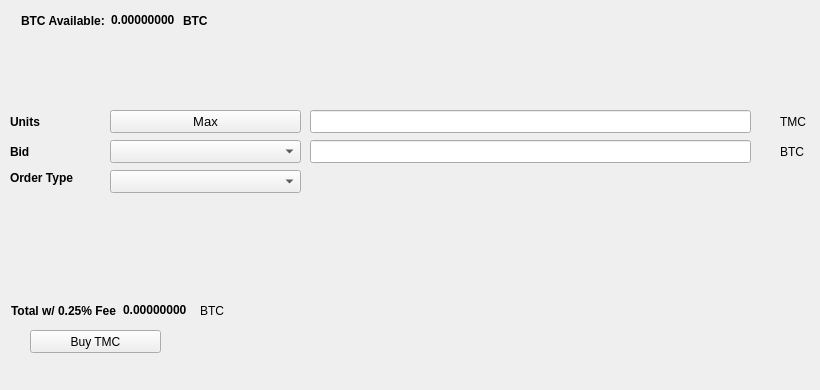
   <widget class="QWidget" name="BuyTab">
    <attribute name="title">
     <string>Buy</string>
    </attribute>
    <widget class="QPushButton" name="BuyTMC">
     <property name="geometry">
      <rect>
       <x>30</x>
       <y>330</y>
       <width>131</width>
       <height>23</height>
      </rect>
     </property>
     <property name="text">
      <string>Buy TMC</string>
     </property>
     <property name="icon">
      <iconset resource="../timicoin.qrc">
       <normaloff>:/icons/bitcoin</normaloff>:/icons/bitcoin</iconset>
     </property>
    </widget>
    <widget class="QLabel" name="label_3">
     <property name="geometry">
      <rect>
       <x>10</x>
       <y>110</y>
       <width>46</width>
       <height>23</height>
      </rect>
     </property>
     <property name="font">
      <font>
       <weight>75</weight>
       <bold>true</bold>
      </font>
     </property>
     <property name="text">
      <string>Units</string>
     </property>
    </widget>
    <widget class="QLineEdit" name="UnitsInput">
     <property name="geometry">
      <rect>
       <x>310</x>
       <y>110</y>
       <width>441</width>
       <height>23</height>
      </rect>
     </property>
     <property name="font">
      <font>
       <pointsize>9</pointsize>
       <weight>75</weight>
       <bold>true</bold>
      </font>
     </property>
    </widget>
    <widget class="QLineEdit" name="BuyBidPriceEdit">
     <property name="geometry">
      <rect>
       <x>310</x>
       <y>140</y>
       <width>441</width>
       <height>23</height>
      </rect>
     </property>
     <property name="font">
      <font>
       <pointsize>9</pointsize>
       <weight>75</weight>
       <bold>true</bold>
      </font>
     </property>
    </widget>
    <widget class="QLabel" name="label_4">
     <property name="geometry">
      <rect>
       <x>780</x>
       <y>110</y>
       <width>31</width>
       <height>23</height>
      </rect>
     </property>
     <property name="text">
      <string>TMC</string>
     </property>
    </widget>
    <widget class="QLabel" name="label_5">
     <property name="geometry">
      <rect>
       <x>780</x>
       <y>140</y>
       <width>31</width>
       <height>23</height>
      </rect>
     </property>
     <property name="text">
      <string>BTC</string>
     </property>
    </widget>
    <widget class="QLabel" name="label_6">
     <property name="geometry">
      <rect>
       <x>10</x>
       <y>140</y>
       <width>46</width>
       <height>23</height>
      </rect>
     </property>
     <property name="font">
      <font>
       <weight>75</weight>
       <bold>true</bold>
      </font>
     </property>
     <property name="text">
      <string>Bid</string>
     </property>
    </widget>
    <widget class="QLabel" name="label_7">
     <property name="geometry">
      <rect>
       <x>10</x>
       <y>170</y>
       <width>91</width>
       <height>16</height>
      </rect>
     </property>
     <property name="font">
      <font>
       <weight>75</weight>
       <bold>true</bold>
      </font>
     </property>
     <property name="text">
      <string>Order Type</string>
     </property>
    </widget>
    <widget class="QPushButton" name="Buy_Max_Amount">
     <property name="geometry">
      <rect>
       <x>110</x>
       <y>110</y>
       <width>191</width>
       <height>23</height>
      </rect>
     </property>
     <property name="font">
      <font>
       <pointsize>10</pointsize>
      </font>
     </property>
     <property name="text">
      <string>Max</string>
     </property>
    </widget>
    <widget class="QComboBox" name="BuyBidcomboBox">
     <property name="geometry">
      <rect>
       <x>110</x>
       <y>140</y>
       <width>191</width>
       <height>23</height>
      </rect>
     </property>
     <property name="font">
      <font>
       <pointsize>10</pointsize>
      </font>
     </property>
    </widget>
    <widget class="QComboBox" name="buyOrdertypeCombo">
     <property name="geometry">
      <rect>
       <x>110</x>
       <y>170</y>
       <width>191</width>
       <height>23</height>
      </rect>
     </property>
     <property name="font">
      <font>
       <pointsize>10</pointsize>
      </font>
     </property>
    </widget>
    <widget class="QWidget" name="layoutWidget1">
     <property name="geometry">
      <rect>
       <x>21</x>
       <y>11</y>
       <width>227</width>
       <height>19</height>
      </rect>
     </property>
     <layout class="QHBoxLayout" name="horizontalLayout_3">
      <item>
       <widget class="QLabel" name="label232">
        <property name="font">
         <font>
          <weight>75</weight>
          <bold>true</bold>
         </font>
        </property>
        <property name="text">
         <string>BTC Available:</string>
        </property>
       </widget>
      </item>
      <item>
       <widget class="QLabel" name="BtcAvailableLbl">
        <property name="palette">
         <palette>
          <active>
           <colorrole role="WindowText">
            <brush brushstyle="SolidPattern">
             <color alpha="255">
              <red>0</red>
              <green>0</green>
              <blue>0</blue>
             </color>
            </brush>
           </colorrole>
           <colorrole role="Button">
            <brush brushstyle="SolidPattern">
             <color alpha="255">
              <red>0</red>
              <green>170</green>
              <blue>0</blue>
             </color>
            </brush>
           </colorrole>
           <colorrole role="Light">
            <brush brushstyle="SolidPattern">
             <color alpha="255">
              <red>0</red>
              <green>255</green>
              <blue>0</blue>
             </color>
            </brush>
           </colorrole>
           <colorrole role="Midlight">
            <brush brushstyle="SolidPattern">
             <color alpha="255">
              <red>0</red>
              <green>212</green>
              <blue>0</blue>
             </color>
            </brush>
           </colorrole>
           <colorrole role="Dark">
            <brush brushstyle="SolidPattern">
             <color alpha="255">
              <red>0</red>
              <green>85</green>
              <blue>0</blue>
             </color>
            </brush>
           </colorrole>
           <colorrole role="Mid">
            <brush brushstyle="SolidPattern">
             <color alpha="255">
              <red>0</red>
              <green>113</green>
              <blue>0</blue>
             </color>
            </brush>
           </colorrole>
           <colorrole role="Text">
            <brush brushstyle="SolidPattern">
             <color alpha="255">
              <red>0</red>
              <green>170</green>
              <blue>0</blue>
             </color>
            </brush>
           </colorrole>
           <colorrole role="BrightText">
            <brush brushstyle="SolidPattern">
             <color alpha="255">
              <red>255</red>
              <green>255</green>
              <blue>255</blue>
             </color>
            </brush>
           </colorrole>
           <colorrole role="ButtonText">
            <brush brushstyle="SolidPattern">
             <color alpha="255">
              <red>0</red>
              <green>0</green>
              <blue>0</blue>
             </color>
            </brush>
           </colorrole>
           <colorrole role="Base">
            <brush brushstyle="SolidPattern">
             <color alpha="255">
              <red>255</red>
              <green>255</green>
              <blue>255</blue>
             </color>
            </brush>
           </colorrole>
           <colorrole role="Window">
            <brush brushstyle="SolidPattern">
             <color alpha="255">
              <red>0</red>
              <green>170</green>
              <blue>0</blue>
             </color>
            </brush>
           </colorrole>
           <colorrole role="Shadow">
            <brush brushstyle="SolidPattern">
             <color alpha="255">
              <red>0</red>
              <green>0</green>
              <blue>0</blue>
             </color>
            </brush>
           </colorrole>
           <colorrole role="AlternateBase">
            <brush brushstyle="SolidPattern">
             <color alpha="255">
              <red>127</red>
              <green>212</green>
              <blue>127</blue>
             </color>
            </brush>
           </colorrole>
           <colorrole role="ToolTipBase">
            <brush brushstyle="SolidPattern">
             <color alpha="255">
              <red>255</red>
              <green>255</green>
              <blue>220</blue>
             </color>
            </brush>
           </colorrole>
           <colorrole role="ToolTipText">
            <brush brushstyle="SolidPattern">
             <color alpha="255">
              <red>0</red>
              <green>0</green>
              <blue>0</blue>
             </color>
            </brush>
           </colorrole>
          </active>
          <inactive>
           <colorrole role="WindowText">
            <brush brushstyle="SolidPattern">
             <color alpha="255">
              <red>0</red>
              <green>0</green>
              <blue>0</blue>
             </color>
            </brush>
           </colorrole>
           <colorrole role="Button">
            <brush brushstyle="SolidPattern">
             <color alpha="255">
              <red>0</red>
              <green>170</green>
              <blue>0</blue>
             </color>
            </brush>
           </colorrole>
           <colorrole role="Light">
            <brush brushstyle="SolidPattern">
             <color alpha="255">
              <red>0</red>
              <green>255</green>
              <blue>0</blue>
             </color>
            </brush>
           </colorrole>
           <colorrole role="Midlight">
            <brush brushstyle="SolidPattern">
             <color alpha="255">
              <red>0</red>
              <green>212</green>
              <blue>0</blue>
             </color>
            </brush>
           </colorrole>
           <colorrole role="Dark">
            <brush brushstyle="SolidPattern">
             <color alpha="255">
              <red>0</red>
              <green>85</green>
              <blue>0</blue>
             </color>
            </brush>
           </colorrole>
           <colorrole role="Mid">
            <brush brushstyle="SolidPattern">
             <color alpha="255">
              <red>0</red>
              <green>113</green>
              <blue>0</blue>
             </color>
            </brush>
           </colorrole>
           <colorrole role="Text">
            <brush brushstyle="SolidPattern">
             <color alpha="255">
              <red>0</red>
              <green>170</green>
              <blue>0</blue>
             </color>
            </brush>
           </colorrole>
           <colorrole role="BrightText">
            <brush brushstyle="SolidPattern">
             <color alpha="255">
              <red>255</red>
              <green>255</green>
              <blue>255</blue>
             </color>
            </brush>
           </colorrole>
           <colorrole role="ButtonText">
            <brush brushstyle="SolidPattern">
             <color alpha="255">
              <red>0</red>
              <green>0</green>
              <blue>0</blue>
             </color>
            </brush>
           </colorrole>
           <colorrole role="Base">
            <brush brushstyle="SolidPattern">
             <color alpha="255">
              <red>255</red>
              <green>255</green>
              <blue>255</blue>
             </color>
            </brush>
           </colorrole>
           <colorrole role="Window">
            <brush brushstyle="SolidPattern">
             <color alpha="255">
              <red>0</red>
              <green>170</green>
              <blue>0</blue>
             </color>
            </brush>
           </colorrole>
           <colorrole role="Shadow">
            <brush brushstyle="SolidPattern">
             <color alpha="255">
              <red>0</red>
              <green>0</green>
              <blue>0</blue>
             </color>
            </brush>
           </colorrole>
           <colorrole role="AlternateBase">
            <brush brushstyle="SolidPattern">
             <color alpha="255">
              <red>127</red>
              <green>212</green>
              <blue>127</blue>
             </color>
            </brush>
           </colorrole>
           <colorrole role="ToolTipBase">
            <brush brushstyle="SolidPattern">
             <color alpha="255">
              <red>255</red>
              <green>255</green>
              <blue>220</blue>
             </color>
            </brush>
           </colorrole>
           <colorrole role="ToolTipText">
            <brush brushstyle="SolidPattern">
             <color alpha="255">
              <red>0</red>
              <green>0</green>
              <blue>0</blue>
             </color>
            </brush>
           </colorrole>
          </inactive>
          <disabled>
           <colorrole role="WindowText">
            <brush brushstyle="SolidPattern">
             <color alpha="255">
              <red>0</red>
              <green>85</green>
              <blue>0</blue>
             </color>
            </brush>
           </colorrole>
           <colorrole role="Button">
            <brush brushstyle="SolidPattern">
             <color alpha="255">
              <red>0</red>
              <green>170</green>
              <blue>0</blue>
             </color>
            </brush>
           </colorrole>
           <colorrole role="Light">
            <brush brushstyle="SolidPattern">
             <color alpha="255">
              <red>0</red>
              <green>255</green>
              <blue>0</blue>
             </color>
            </brush>
           </colorrole>
           <colorrole role="Midlight">
            <brush brushstyle="SolidPattern">
             <color alpha="255">
              <red>0</red>
              <green>212</green>
              <blue>0</blue>
             </color>
            </brush>
           </colorrole>
           <colorrole role="Dark">
            <brush brushstyle="SolidPattern">
             <color alpha="255">
              <red>0</red>
              <green>85</green>
              <blue>0</blue>
             </color>
            </brush>
           </colorrole>
           <colorrole role="Mid">
            <brush brushstyle="SolidPattern">
             <color alpha="255">
              <red>0</red>
              <green>113</green>
              <blue>0</blue>
             </color>
            </brush>
           </colorrole>
           <colorrole role="Text">
            <brush brushstyle="SolidPattern">
             <color alpha="255">
              <red>0</red>
              <green>85</green>
              <blue>0</blue>
             </color>
            </brush>
           </colorrole>
           <colorrole role="BrightText">
            <brush brushstyle="SolidPattern">
             <color alpha="255">
              <red>255</red>
              <green>255</green>
              <blue>255</blue>
             </color>
            </brush>
           </colorrole>
           <colorrole role="ButtonText">
            <brush brushstyle="SolidPattern">
             <color alpha="255">
              <red>0</red>
              <green>85</green>
              <blue>0</blue>
             </color>
            </brush>
           </colorrole>
           <colorrole role="Base">
            <brush brushstyle="SolidPattern">
             <color alpha="255">
              <red>0</red>
              <green>170</green>
              <blue>0</blue>
             </color>
            </brush>
           </colorrole>
           <colorrole role="Window">
            <brush brushstyle="SolidPattern">
             <color alpha="255">
              <red>0</red>
              <green>170</green>
              <blue>0</blue>
             </color>
            </brush>
           </colorrole>
           <colorrole role="Shadow">
            <brush brushstyle="SolidPattern">
             <color alpha="255">
              <red>0</red>
              <green>0</green>
              <blue>0</blue>
             </color>
            </brush>
           </colorrole>
           <colorrole role="AlternateBase">
            <brush brushstyle="SolidPattern">
             <color alpha="255">
              <red>0</red>
              <green>170</green>
              <blue>0</blue>
             </color>
            </brush>
           </colorrole>
           <colorrole role="ToolTipBase">
            <brush brushstyle="SolidPattern">
             <color alpha="255">
              <red>255</red>
              <green>255</green>
              <blue>220</blue>
             </color>
            </brush>
           </colorrole>
           <colorrole role="ToolTipText">
            <brush brushstyle="SolidPattern">
             <color alpha="255">
              <red>0</red>
              <green>0</green>
              <blue>0</blue>
             </color>
            </brush>
           </colorrole>
          </disabled>
         </palette>
        </property>
        <property name="font">
         <font>
          <weight>75</weight>
          <bold>true</bold>
         </font>
        </property>
        <property name="text">
         <string>0.00000000</string>
        </property>
        <property name="textInteractionFlags">
         <set>Qt::LinksAccessibleByMouse|Qt::TextSelectableByKeyboard|Qt::TextSelectableByMouse</set>
        </property>
       </widget>
      </item>
      <item>
       <widget class="QLabel" name="BtcAvailableLbl_2">
        <property name="font">
         <font>
          <weight>75</weight>
          <bold>true</bold>
         </font>
        </property>
        <property name="text">
         <string>BTC</string>
        </property>
       </widget>
      </item>
     </layout>
    </widget>
    <widget class="QWidget" name="layoutWidge2">
     <property name="geometry">
      <rect>
       <x>11</x>
       <y>301</y>
       <width>259</width>
       <height>19</height>
      </rect>
     </property>
     <layout class="QHBoxLayout" name="horizontalLayout_4">
      <item>
       <widget class="QLabel" name="label_9">
        <property name="font">
         <font>
          <weight>75</weight>
          <bold>true</bold>
         </font>
        </property>
        <property name="text">
         <string>Total w/ 0.25% Fee</string>
        </property>
       </widget>
      </item>
      <item>
       <widget class="QLabel" name="BuyCostLabel">
        <property name="palette">
         <palette>
          <active>
           <colorrole role="WindowText">
            <brush brushstyle="SolidPattern">
             <color alpha="255">
              <red>0</red>
              <green>0</green>
              <blue>0</blue>
             </color>
            </brush>
           </colorrole>
           <colorrole role="Button">
            <brush brushstyle="SolidPattern">
             <color alpha="255">
              <red>0</red>
              <green>170</green>
              <blue>0</blue>
             </color>
            </brush>
           </colorrole>
           <colorrole role="Light">
            <brush brushstyle="SolidPattern">
             <color alpha="255">
              <red>0</red>
              <green>255</green>
              <blue>0</blue>
             </color>
            </brush>
           </colorrole>
           <colorrole role="Midlight">
            <brush brushstyle="SolidPattern">
             <color alpha="255">
              <red>0</red>
              <green>212</green>
              <blue>0</blue>
             </color>
            </brush>
           </colorrole>
           <colorrole role="Dark">
            <brush brushstyle="SolidPattern">
             <color alpha="255">
              <red>0</red>
              <green>85</green>
              <blue>0</blue>
             </color>
            </brush>
           </colorrole>
           <colorrole role="Mid">
            <brush brushstyle="SolidPattern">
             <color alpha="255">
              <red>0</red>
              <green>113</green>
              <blue>0</blue>
             </color>
            </brush>
           </colorrole>
           <colorrole role="Text">
            <brush brushstyle="SolidPattern">
             <color alpha="255">
              <red>0</red>
              <green>170</green>
              <blue>0</blue>
             </color>
            </brush>
           </colorrole>
           <colorrole role="BrightText">
            <brush brushstyle="SolidPattern">
             <color alpha="255">
              <red>255</red>
              <green>255</green>
              <blue>255</blue>
             </color>
            </brush>
           </colorrole>
           <colorrole role="ButtonText">
            <brush brushstyle="SolidPattern">
             <color alpha="255">
              <red>0</red>
              <green>0</green>
              <blue>0</blue>
             </color>
            </brush>
           </colorrole>
           <colorrole role="Base">
            <brush brushstyle="SolidPattern">
             <color alpha="255">
              <red>255</red>
              <green>255</green>
              <blue>255</blue>
             </color>
            </brush>
           </colorrole>
           <colorrole role="Window">
            <brush brushstyle="SolidPattern">
             <color alpha="255">
              <red>0</red>
              <green>170</green>
              <blue>0</blue>
             </color>
            </brush>
           </colorrole>
           <colorrole role="Shadow">
            <brush brushstyle="SolidPattern">
             <color alpha="255">
              <red>0</red>
              <green>0</green>
              <blue>0</blue>
             </color>
            </brush>
           </colorrole>
           <colorrole role="AlternateBase">
            <brush brushstyle="SolidPattern">
             <color alpha="255">
              <red>127</red>
              <green>212</green>
              <blue>127</blue>
             </color>
            </brush>
           </colorrole>
           <colorrole role="ToolTipBase">
            <brush brushstyle="SolidPattern">
             <color alpha="255">
              <red>255</red>
              <green>255</green>
              <blue>220</blue>
             </color>
            </brush>
           </colorrole>
           <colorrole role="ToolTipText">
            <brush brushstyle="SolidPattern">
             <color alpha="255">
              <red>0</red>
              <green>0</green>
              <blue>0</blue>
             </color>
            </brush>
           </colorrole>
          </active>
          <inactive>
           <colorrole role="WindowText">
            <brush brushstyle="SolidPattern">
             <color alpha="255">
              <red>0</red>
              <green>0</green>
              <blue>0</blue>
             </color>
            </brush>
           </colorrole>
           <colorrole role="Button">
            <brush brushstyle="SolidPattern">
             <color alpha="255">
              <red>0</red>
              <green>170</green>
              <blue>0</blue>
             </color>
            </brush>
           </colorrole>
           <colorrole role="Light">
            <brush brushstyle="SolidPattern">
             <color alpha="255">
              <red>0</red>
              <green>255</green>
              <blue>0</blue>
             </color>
            </brush>
           </colorrole>
           <colorrole role="Midlight">
            <brush brushstyle="SolidPattern">
             <color alpha="255">
              <red>0</red>
              <green>212</green>
              <blue>0</blue>
             </color>
            </brush>
           </colorrole>
           <colorrole role="Dark">
            <brush brushstyle="SolidPattern">
             <color alpha="255">
              <red>0</red>
              <green>85</green>
              <blue>0</blue>
             </color>
            </brush>
           </colorrole>
           <colorrole role="Mid">
            <brush brushstyle="SolidPattern">
             <color alpha="255">
              <red>0</red>
              <green>113</green>
              <blue>0</blue>
             </color>
            </brush>
           </colorrole>
           <colorrole role="Text">
            <brush brushstyle="SolidPattern">
             <color alpha="255">
              <red>0</red>
              <green>170</green>
              <blue>0</blue>
             </color>
            </brush>
           </colorrole>
           <colorrole role="BrightText">
            <brush brushstyle="SolidPattern">
             <color alpha="255">
              <red>255</red>
              <green>255</green>
              <blue>255</blue>
             </color>
            </brush>
           </colorrole>
           <colorrole role="ButtonText">
            <brush brushstyle="SolidPattern">
             <color alpha="255">
              <red>0</red>
              <green>0</green>
              <blue>0</blue>
             </color>
            </brush>
           </colorrole>
           <colorrole role="Base">
            <brush brushstyle="SolidPattern">
             <color alpha="255">
              <red>255</red>
              <green>255</green>
              <blue>255</blue>
             </color>
            </brush>
           </colorrole>
           <colorrole role="Window">
            <brush brushstyle="SolidPattern">
             <color alpha="255">
              <red>0</red>
              <green>170</green>
              <blue>0</blue>
             </color>
            </brush>
           </colorrole>
           <colorrole role="Shadow">
            <brush brushstyle="SolidPattern">
             <color alpha="255">
              <red>0</red>
              <green>0</green>
              <blue>0</blue>
             </color>
            </brush>
           </colorrole>
           <colorrole role="AlternateBase">
            <brush brushstyle="SolidPattern">
             <color alpha="255">
              <red>127</red>
              <green>212</green>
              <blue>127</blue>
             </color>
            </brush>
           </colorrole>
           <colorrole role="ToolTipBase">
            <brush brushstyle="SolidPattern">
             <color alpha="255">
              <red>255</red>
              <green>255</green>
              <blue>220</blue>
             </color>
            </brush>
           </colorrole>
           <colorrole role="ToolTipText">
            <brush brushstyle="SolidPattern">
             <color alpha="255">
              <red>0</red>
              <green>0</green>
              <blue>0</blue>
             </color>
            </brush>
           </colorrole>
          </inactive>
          <disabled>
           <colorrole role="WindowText">
            <brush brushstyle="SolidPattern">
             <color alpha="255">
              <red>0</red>
              <green>85</green>
              <blue>0</blue>
             </color>
            </brush>
           </colorrole>
           <colorrole role="Button">
            <brush brushstyle="SolidPattern">
             <color alpha="255">
              <red>0</red>
              <green>170</green>
              <blue>0</blue>
             </color>
            </brush>
           </colorrole>
           <colorrole role="Light">
            <brush brushstyle="SolidPattern">
             <color alpha="255">
              <red>0</red>
              <green>255</green>
              <blue>0</blue>
             </color>
            </brush>
           </colorrole>
           <colorrole role="Midlight">
            <brush brushstyle="SolidPattern">
             <color alpha="255">
              <red>0</red>
              <green>212</green>
              <blue>0</blue>
             </color>
            </brush>
           </colorrole>
           <colorrole role="Dark">
            <brush brushstyle="SolidPattern">
             <color alpha="255">
              <red>0</red>
              <green>85</green>
              <blue>0</blue>
             </color>
            </brush>
           </colorrole>
           <colorrole role="Mid">
            <brush brushstyle="SolidPattern">
             <color alpha="255">
              <red>0</red>
              <green>113</green>
              <blue>0</blue>
             </color>
            </brush>
           </colorrole>
           <colorrole role="Text">
            <brush brushstyle="SolidPattern">
             <color alpha="255">
              <red>0</red>
              <green>85</green>
              <blue>0</blue>
             </color>
            </brush>
           </colorrole>
           <colorrole role="BrightText">
            <brush brushstyle="SolidPattern">
             <color alpha="255">
              <red>255</red>
              <green>255</green>
              <blue>255</blue>
             </color>
            </brush>
           </colorrole>
           <colorrole role="ButtonText">
            <brush brushstyle="SolidPattern">
             <color alpha="255">
              <red>0</red>
              <green>85</green>
              <blue>0</blue>
             </color>
            </brush>
           </colorrole>
           <colorrole role="Base">
            <brush brushstyle="SolidPattern">
             <color alpha="255">
              <red>0</red>
              <green>170</green>
              <blue>0</blue>
             </color>
            </brush>
           </colorrole>
           <colorrole role="Window">
            <brush brushstyle="SolidPattern">
             <color alpha="255">
              <red>0</red>
              <green>170</green>
              <blue>0</blue>
             </color>
            </brush>
           </colorrole>
           <colorrole role="Shadow">
            <brush brushstyle="SolidPattern">
             <color alpha="255">
              <red>0</red>
              <green>0</green>
              <blue>0</blue>
             </color>
            </brush>
           </colorrole>
           <colorrole role="AlternateBase">
            <brush brushstyle="SolidPattern">
             <color alpha="255">
              <red>0</red>
              <green>170</green>
              <blue>0</blue>
             </color>
            </brush>
           </colorrole>
           <colorrole role="ToolTipBase">
            <brush brushstyle="SolidPattern">
             <color alpha="255">
              <red>255</red>
              <green>255</green>
              <blue>220</blue>
             </color>
            </brush>
           </colorrole>
           <colorrole role="ToolTipText">
            <brush brushstyle="SolidPattern">
             <color alpha="255">
              <red>0</red>
              <green>0</green>
              <blue>0</blue>
             </color>
            </brush>
           </colorrole>
          </disabled>
         </palette>
        </property>
        <property name="font">
         <font>
          <weight>75</weight>
          <bold>true</bold>
         </font>
        </property>
        <property name="autoFillBackground">
         <bool>false</bool>
        </property>
        <property name="text">
         <string>0.00000000</string>
        </property>
        <property name="textInteractionFlags">
         <set>Qt::LinksAccessibleByMouse|Qt::TextSelectableByMouse</set>
        </property>
       </widget>
      </item>
      <item>
       <widget class="QLabel" name="label_10">
        <property name="font">
         <font>
          <weight>50</weight>
          <bold>false</bold>
         </font>
        </property>
        <property name="text">
         <string>BTC</string>
        </property>
       </widget>
      </item>
     </layout>
    </widget>
    <widget class="QLabel" name="label_24">
     <property name="geometry">
      <rect>
       <x>460</x>
       <y>300</y>
       <width>281</width>
       <height>81</height>
      </rect>
     </property>
     <property name="text">
      <string/>
     </property>
     <property name="pixmap">
      <pixmap>:/images/bittrex</pixmap>
     </property>
    </widget>
   </widget>
